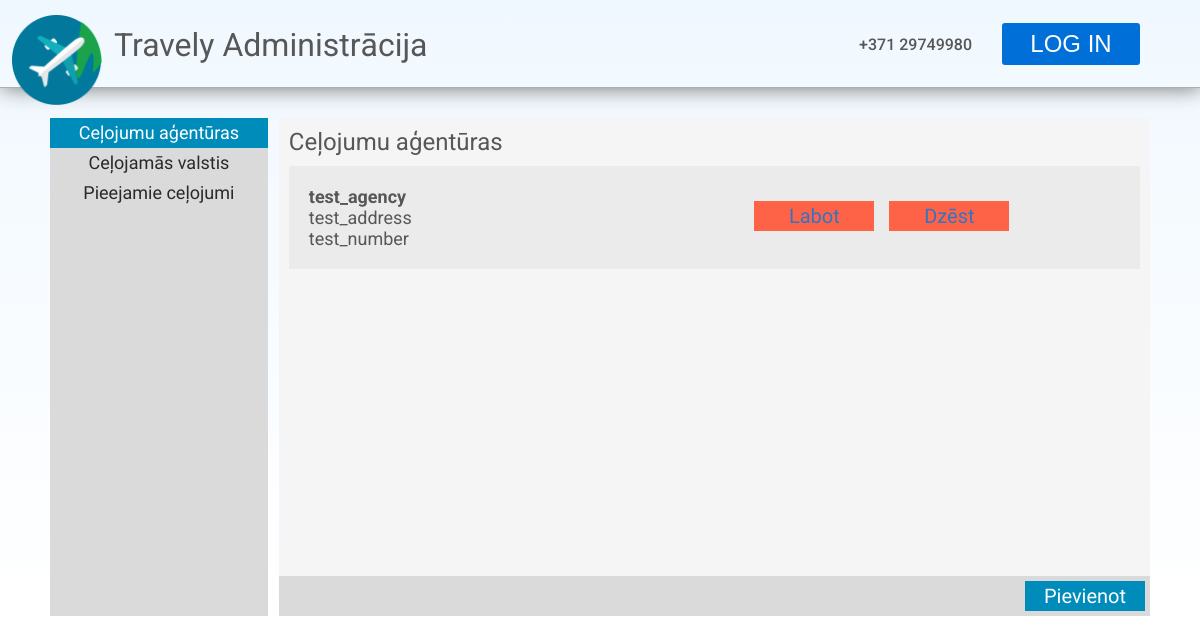
The app's page /admin/agencies, older data.
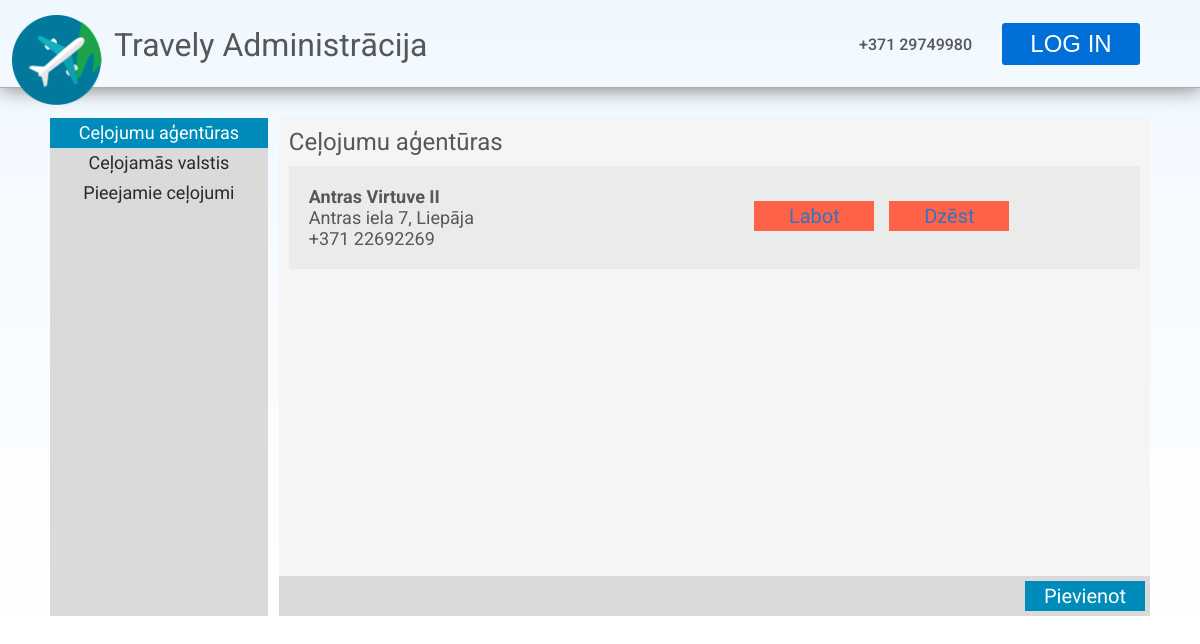
The same page, newer data.
### models.py (models this page shows, shortened)
class Agency(db.Model):
    id = db.Column(db.Integer, primary_key=True)
    name = db.Column(db.String(120), nullable=False)
    address = db.Column(db.String(120))
    number = db.Column(db.String(18))
    children = db.relationship("Trip", cascade="all, delete")

### main.py (the view)
@app.route('/admin/agencies')
def admin_agencies():
    return render_template("templates/agencies.html", agencies = Agency.query.all())

### templates/templates/agencies.html
{% extends "admin.html" %}
{% block title %}
<div id="admin-page-content">
    <div id="ap-selector">
        <div id="ap-selector-list">
            <ul class="nav-ul">
                <li class="selector" id="selected">Ceļojumu aģentūras</li>
                <a href="/admin/countries"><li class="selector">Ceļojamās valstis</li></a>
                <a href="/admin/trips"><li class="selector">Pieejamie ceļojumi</li></a>
            </ul>
        </div>
        <div id="ap-selector-display">
            <h2 class="subtitle">Ceļojumu aģentūras</h2>
            <div id="ap-selector-display-list">
                {% if agencies %}
                    {% for agency in agencies %}
                    <div class="ap-list-member">
                        <ul class="list-ul">
                            <li style="font-weight: bold;">{{ agency.name }}</li>
                            <li>{{ agency.address }}</li>
                            <li>{{ agency.number }}</li>
                        </ul>
                        <a href="/admin/edit/agency/{{ agency.id }}"><h2 class="ap-list-control correct">Labot</h2></a>
                        <a href="/admin/remove/agency/{{ agency.id }}"><h2 class="ap-list-control">Dzēst</h2></a>
                    </div>
                    {% endfor %}
                {% else %}
                <p id="ap-description">Nav agencies, perhaps 404?</p>
                {% endif %}
            </div>
            <div id="ap-selector-footer">
                <a href="/admin/add/agencies" style="margin-left: auto;"><h2 class="ap-list-add">Pievienot</h2></a>
            </div>
        </div>
    </div>
</div>
{% endblock %}

Row changes from the older to the newer data that the page shows:
removed Agency: name "test_agency", address "test_address", number "test_number"
added Agency: name "Antras Virtuve II", address "Antras iela 7, Liepāja", number "+371 22692269"
